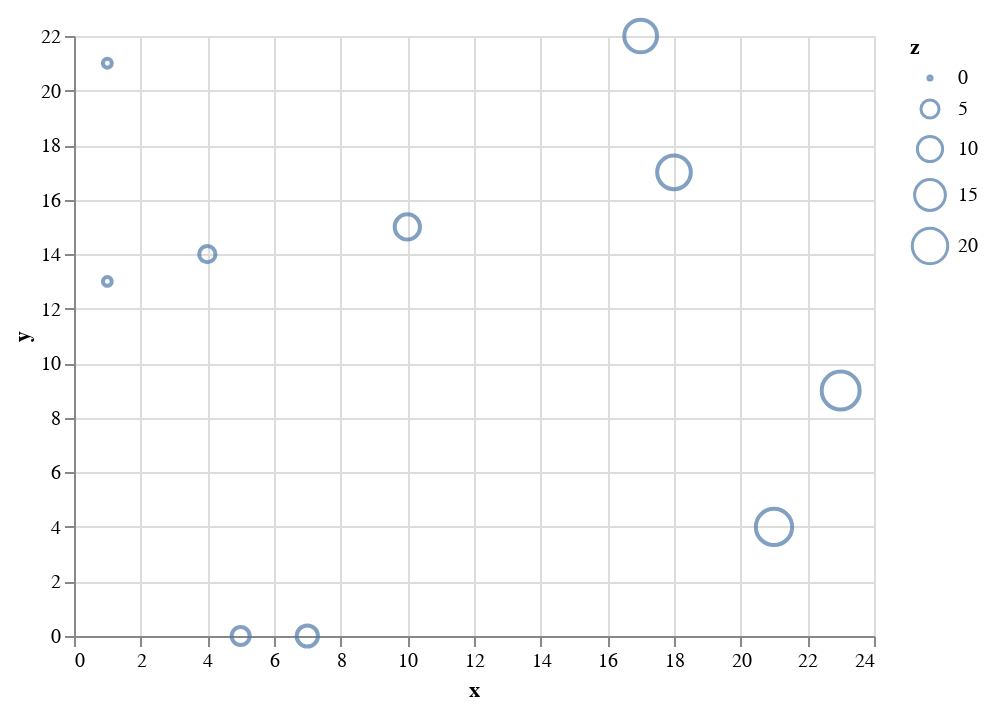

Write notebook code for a chart like this one.
### Markdown cell above
And we have a scatterplot. There are other encodings such as `size`, `color`, and `shape`, as well as other marks like `bar`, `tick`, and `line`.

In the cell below, I've added a third variable to our data. Create a new chart that maps `z` to the `size` encoding to create a bubble plot.

### Code cell
z = x = np.random.randint(0,25,10)

df = pd.DataFrame({'x':x, 'y':y, 'z':z})

alt.Chart(df).mark_point().encode(x='x', y='y' ,size='z')

### Figure 1 — Vega-Lite specification as saved in the notebook (floating-point values rounded to 4 significant figures)
{"$schema": "https://vega.github.io/schema/vega-lite/v2.6.0.json", "config": {"view": {"height": 300, "width": 400}}, "data": {"name": "data-a265873b467aaa18e2e64960c61e7a39"}, "datasets": {"data-a265873b467aaa18e2e64960c61e7a39": [{"x": 1, "y": 13, "z": 1}, {"x": 18, "y": 17, "z": 18}, {"x": 10, "y": 15, "z": 10}, {"x": 4, "y": 14, "z": 4}, {"x": 23, "y": 9, "z": 23}, {"x": 17, "y": 22, "z": 17}, {"x": 5, "y": 0, "z": 5}, {"x": 1, "y": 21, "z": 1}, {"x": 7, "y": 0, "z": 7}, {"x": 21, "y": 4, "z": 21}]}, "encoding": {"size": {"field": "z", "type": "quantitative"}, "x": {"field": "x", "type": "quantitative"}, "y": {"field": "y", "type": "quantitative"}}, "mark": "point"}
